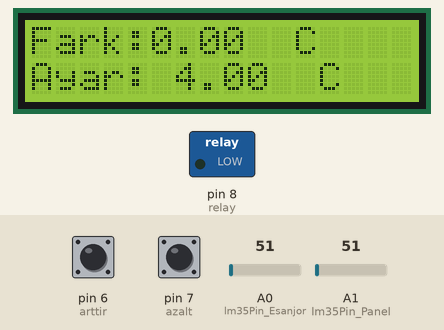
This sketch was run on a simulated Arduino Uno, built with avr-gcc and run on an emulated ATmega328P. Parts: 16×2 character LCD, switched loads named in the sketch (green lamp = pin HIGH). The inputs (shaded band) are chosen by the test bench; at power-on: A1 (lm35Pin_Panel) = 51, A0 (lm35Pin_Esanjor) = 51, pin 6 (arttir) HIGH, pin 7 (azalt) HIGH. What the sketch prints to the serial monitor is not drawn.

Above: at 1.7 s.
1.8 s: A1 (lm35Pin_Panel) set to 66
At 5.4 s:
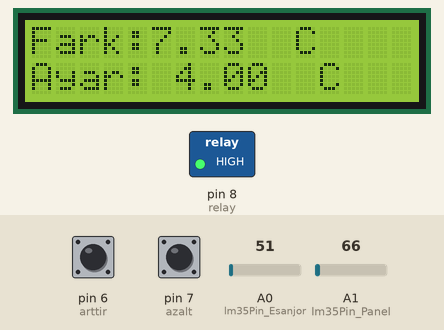
6.2 s: A0 (lm35Pin_Esanjor) set to 63
At 11.0 s:
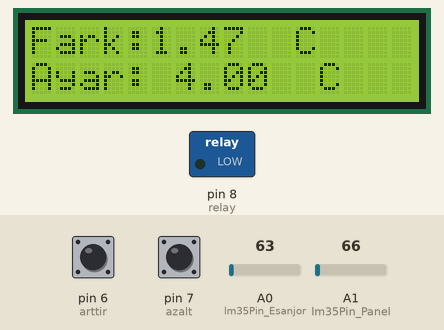
11.3 s: pin 6 (arttir) pulled LOW for 2.95 s
At 15.4 s:
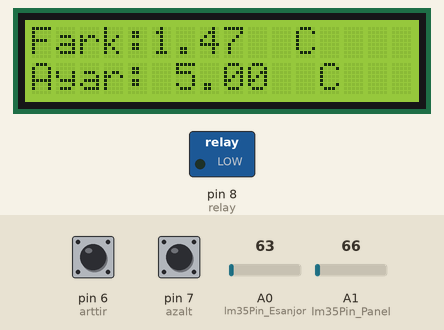
15.7 s: pin 7 (azalt) pulled LOW for 2.95 s
At 20.5 s:
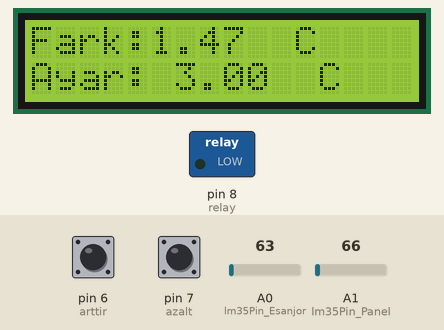
21.4 s: A1 (lm35Pin_Panel) set to 61
At 22.8 s:
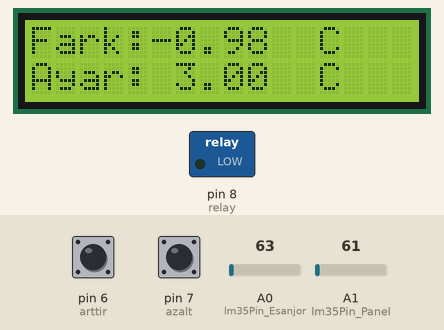
24.8 s: A0 (lm35Pin_Esanjor) set to 71
At 28.6 s:
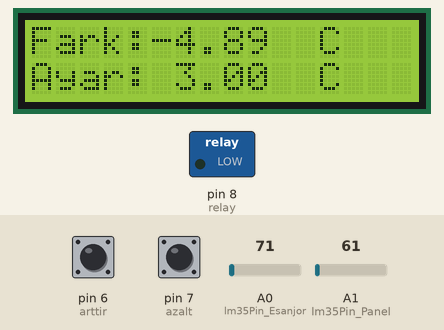
Timing chart, 0 to 30.1 s (numbered marks = the images above; inputs shaded):
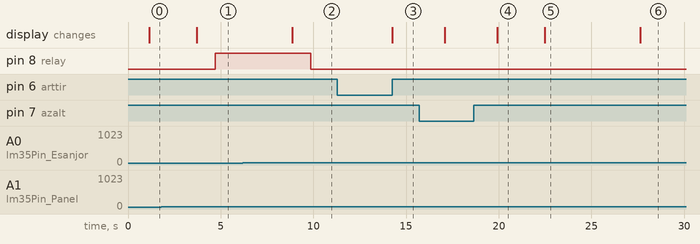

The sketch:

Bitirme_odev.ino
```cpp
#include<LiquidCrystal.h>                // 2 x 16 lcd ekran kütüphanesi eklenmesi.
LiquidCrystal lcd(12 , 11, 2, 3, 4, 10); // RS = 12 nolu pin ,  E = 11 nolu pin ,  d4 = 2 nolu pin , d5 = 3 nolu pin , d6 = 4 nolu pin , d7 = 10 nolu pine Arduino'nun baglandı.
int lm35Pin_Esanjor = A0;                // LM35 Esanjor sıcaklık sensörünün çıkışını Arduino'nun analog A0 pinine bagladık.
int lm35Pin_Panel = A1;                  // LM35 Panel sıcaklık sensörünün çıkışını Arduino'nun analog A1 pinine bagladık.
int relay = 8 ;                          //  Arduino'nun 8 nolu bacagını led adlı degişkene atadık.
int zaman = 1000 ;                       // 1s bekle
int okunan_deger_Esanjor = 0;            // Esanjör'ün sıcaklık sensörünün çıkış degişkenini tanımladık.(0-1023 arasında)
float sicaklik_gerilim_Esanjor = 0;      // Esanjör'ün Analog degerinin gerilim cinsinden tanımlama degişkeni
float sicaklik_Esanjor = 0;              // Esanjör 'ün sıcaklık degeri degişkenin tanımlanması
int okunan_deger_Panel = 0;              // Panel'in sıcaklık sensörünün çıkış degişkenini tanımladık.(0-1023 arasında)
float sicaklik_gerilim_Panel = 0;        // Esanjör'ün Analog degerinin gerilim cinsinden tanımlama degişkeni
float sicaklik_Panel = 0;                // Panel'in sıcaklık degeri degişkenin tanımlanması.
float sicaklik_Fark ;                    // Sıcaklık farkının tanımlanması (Panel-Esanjör)
#define arttir 6                         // Sıcaklık ayar arttırma butonu 6 numaralı pin tanımlandı
#define azalt 7                          // Sıcaklık ayar azaltma butonu 7 numaralı pin tanımlandı
float ayar = 4;                          // Sıcaklık ayarı  4 dereceye ayarlandı (Başlangıç)
void setup()
{
pinMode(relay,OUTPUT);                   // 8 nolu bacak çıkış oluyor
pinMode(lm35Pin_Esanjor, INPUT);         // AO nolu bacak giriş Esanjör sıcaklık girişi (0 -1023 arasında)
pinMode(lm35Pin_Panel, INPUT);           // A1 nolu bacak giriş Panel  sıcaklık girişi   (0 -1023 arasında)
pinMode(arttir,INPUT_PULLUP);            // Arduino'unun 6 numaralı pini sıcaklık arttır ayar butonu
pinMode(azalt,INPUT_PULLUP);             // Arduino'nun  7 numaralı pini  sıcaklık azaltma ayar butonu
Serial.begin(9600);                      // seri haberleşme ve hızı
lcd.begin(16, 2);                        // 16 sütün ve 2 satırdan oluştugu fonksiyonla yazıldı.
}

void loop()
{
if(digitalRead(arttir)== 0){             // eger 6 nolu terminalden pull_up baglı butonu basılırsa lojik 0 okunursa ayar derecesini 1 arttır.
  ayar = ayar + 1;                       // ayar derecesinin 1 derece arttırılması.
  delay(250);                            // 250 ms gecikme.
}
else if(digitalRead(azalt)== 0){         // eger 7 nolu terminelden azalt butonuna basıldıgında lojik 0 okunursa ayar derecesini 1 azalt.
  ayar = ayar - 1 ;                      // ayar derecesinin 1 azaltılması.
  delay (250);                           // 250 ms gecikme.
}


okunan_deger_Esanjor = analogRead(lm35Pin_Esanjor);              // Esanjör'e ait lm35 sıcaklık sensörünün okunması  A0 okunuyor.
sicaklik_gerilim_Esanjor = (okunan_deger_Esanjor / 1023.0)*5000; // Esanjör'e ait lm35 sıcaklık sensöründen okunan verinin gerilime dönüştürülmesi
sicaklik_Esanjor = sicaklik_gerilim_Esanjor /10.0;               // Gerilime dönüştürülen verinin 10mV cinsinden sıcaklık karşılığı.(Esanjor'ün)
delay(zaman);                                                    // 1sn bekle sonra panel'in sıcaklığını oku.
okunan_deger_Panel = analogRead(lm35Pin_Panel);                  // Panel'e ait lm35 sıcaklık sensörünün okunması  A1 okunuyor.
sicaklik_gerilim_Panel = (okunan_deger_Panel / 1023.0)*5000;     // Panel'e ait lm35 sıcaklık sensöründen okunan verinin gerilime dönüştürülmesi
sicaklik_Panel = sicaklik_gerilim_Panel / 10.0 ;                 // Gerilime dönüştürülen verinin 10mV cinsinden sıcaklık karşılığı. (Panel'in)

sicaklik_Fark = sicaklik_Panel-sicaklik_Esanjor;                 // panel sıcaklıgından Esanjordeki sıcaklığın çıkarılması.

Serial.print("panel'in sıcaklık degeri : ");                     // panel sıcaklıgının serial port ekranına  gönderilmesi(bilgisayar ekranında gözükmesi)
Serial.println(sicaklik_Panel);                                  // panel sıcaklıgının ekrana bastırılması.
Serial.print("Eşanjörün sıcaklık degeri : ");                    // eşenjör sıcaklıgının serial port ekranına  gönderilmesi.
Serial.println(sicaklik_Esanjor);                                // eşenjör sıcaklıgının bilgisayar ekranına bastırılması.
Serial.print("Sıcaklık farkı : ");                               // sıcaklık farkının serial port ekranına gönderilmesi
Serial.println(sicaklik_Fark);                                   // sıcaklık farkının bilgisayar ekranında gözükmesi
Serial.print("sıcaklık ayarı : ");                               // sıcaklık ayarının serial port ekranına  bastırılması.
Serial.println(ayar);                                            // sıcaklık ayar 'ın bilgisayarda gözükmesi.

lcd.clear();                                                     // LCD ekran temizlendi.
lcd.home();                                                      // LCD ekran'daki imlec sol üst köşeye taşındı (0 0 boyut olarak)
lcd.print("Fark:");                                              // panel sıcaklıgından eşenjor sıcaklıgının farkının lcd bastırılması
lcd.setCursor(5 , 0 );                                           // yazı yazmak istedigimizde imleci istedigimiz yere koyan komut o.sütün 1. satıra imlec yerleştirildi.
lcd.print(sicaklik_Fark);                                        // LCD ekrana farkın sayısal olarak bastırılması .
lcd.print("  C ");                                               // LCD ekrana C(cantigrat yazılması).
lcd.setCursor(0 , 2);                                            // LCD ekranın imleci 0.satır 2.sütüna getirildi.
lcd.print("Ayar: ");                                             // Derece ile sıcaklık farkının ayarlanması yazıldı LCD 'ye.
lcd.print(ayar);                                                 // Ayar degişkeninin bastırılması.
lcd.print("  C");                                                // C ekrana basıldı.
delay(1000);                                                     // 1 sn bekle ekran titremesin.

if(sicaklik_Fark > ayar  ){                                      // Sıcaklık farkı ayar 'dan büyük ise röle çıkış versin.
digitalWrite(relay,HIGH);
}
else{                                                            // Sıcaklık farkı ayar'dan küçük veya eşit ise röle çıkış vermesin.
digitalWrite(relay, LOW);

}
delay(500);

}
```

Measured:
- the behaviour switches between 59 and 60 on A1 (lm35Pin_Panel) (found by bisection; images 0 and 1)
- the behaviour switches between 57 and 58 on A0 (lm35Pin_Esanjor) (found by bisection; images 1 and 2)
- after the input at 1.8 s, pin 8 (relay): LOW → HIGH after 2.9 s; the display: changes after 1.9 s (image 1)
- after the input at 6.2 s, pin 8 (relay): HIGH → LOW after 3.7 s; the display: changes after 2.7 s (image 2)
- after the input at 11.3 s, the display: changes after 3.0 s (image 3)
- after the input at 15.7 s, the display: first changes after 1.4 s (image 4 shows a later state)
- after the input at 21.4 s, the display: changes after 1.1 s (image 5)
- after the input at 24.8 s, the display: changes after 2.8 s (image 6)
